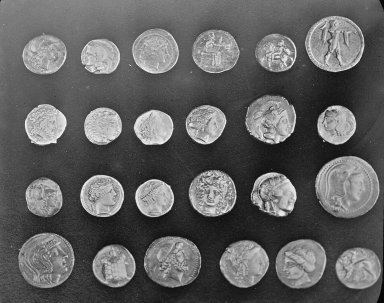
#> input picture skimage.data.coins(), 384 x 303 px
$ jupyter execute --allow-errors tp5.ipynb
#> lines starting #> are read from the running program, lines starting #| are printed output that depends on the picture; after the words box and inside, x2 and y2 are one past the last pixel; in counts of white or black regions, pixels touching at a corner belong together
# Trabajo Practico 5 Segmentación
Alumnos:
ARRIETA Nahuel
MOYANO Lucas

## 3. (*) Umbralización híbrida (combinación de Otsu + morfología). ¿Cómo mejorar la segmentación de objetos con ruido o regiones conectadas? Práctica sugerida: Aplicar Otsu, luego refinar con cv2.morphologyEx() (apertura o cierre).

[cell 1]
import cv2
import sklearn
import skimage
import matplotlib.pyplot as plt
import numpy as np
from scipy import ndimage as ndi

[cell 2]
image = skimage.data.coins()
#> image is the input picture: shape (303, 384); min 1, max 252, mean 96.9
plt.imshow(image, cmap='gray')
plt.title("Original Image")
plt.axis('off')
plt.show()

threshold = skimage.filters.threshold_otsu(image)
#> threshold = 107
binary = image > threshold  # binary is a 2D boolean array
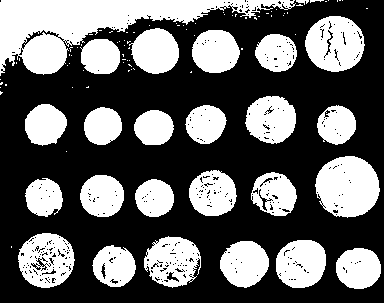
#> binary: shape (303, 384) bool; 38.8% white; 96 white regions (70 under 20 px), largest, box (x1, y1, x2, y2) and area: (0, 0, 296, 76) 8792, (315, 156, 380, 218) 3062, (305, 16, 365, 72) 2459

# Display
plt.imshow(binary, cmap='gray')  # 'gray' colormap for binary images
plt.title("Otsu Threshold Result")
plt.axis('off')
plt.show()

# Define kernel
kernel = np.ones((5, 5), np.uint8)

morphed = cv2.morphologyEx((binary * 255).astype(np.uint8), cv2.MORPH_CLOSE, kernel)
#> morphed: shape (303, 384); 41% white; 33 white regions (11 under 20 px), largest, box (x1, y1, x2, y2) and area: (0, 0, 329, 95) 12901, (315, 156, 380, 218) 3118, (305, 16, 365, 72) 2606
# Display the result of morphological operation
plt.imshow(morphed, cmap='gray')
plt.title("Morphological Operation (close) Result")
plt.axis('off')
plt.show()

## 4. (*) Segmentación por detección de bordes. ¿Cómo se puede usar la información de bordes para segmentar una imagen? Práctica sugerida: Detectar bordes con cv2.Canny() o skimage.filters.sobel, luego aplicar umbral y cerrar regiones con morfología.

[cell 3]
grey_dog = cv2.imread('img/blackDog2.png', cv2.IMREAD_GRAYSCALE)
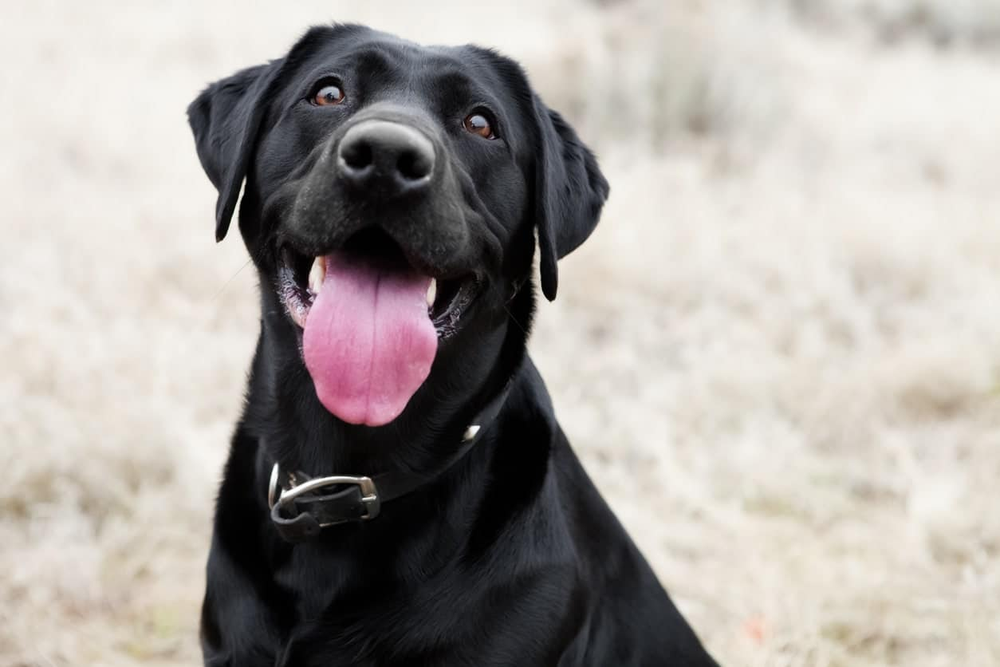
#> input picture TP 5/code/img/blackDog2.png, 1000 x 667 px, shrunk from 1254 x 836 before the run
#> grey_dog: shape (667, 1000); min 0, max 255, mean 163.6

# Display the original image
plt.imshow(grey_dog, cmap='gray')
plt.title("Original Image")
plt.axis('off')
plt.show()

canny_dog = cv2.Canny(grey_dog, 10, 100)
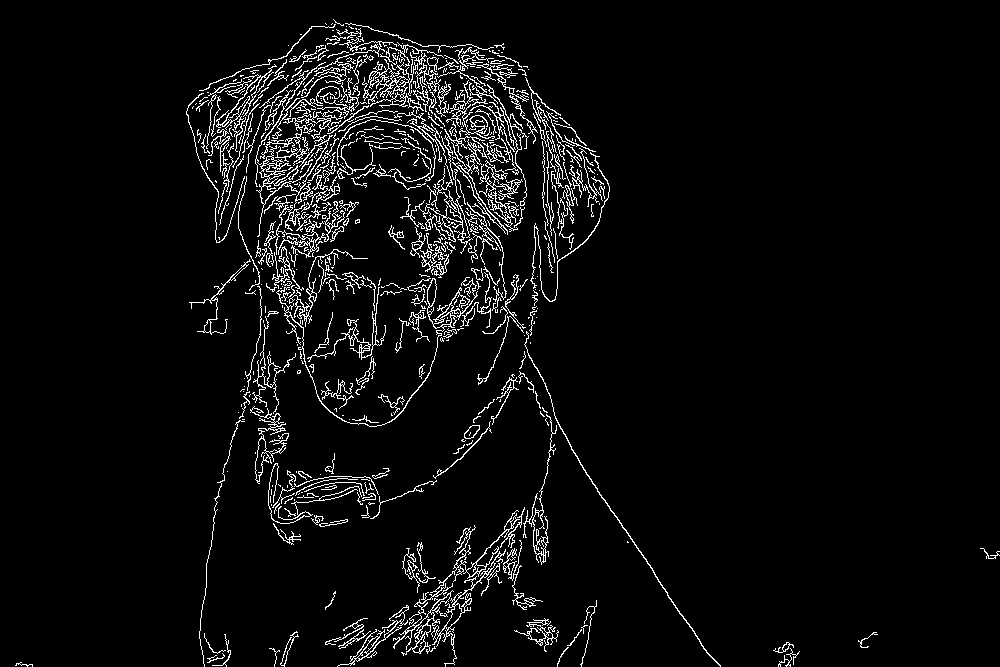
#> canny_dog: shape (667, 1000); 4.8% white in thin lines or dots
# Display the Canny edge detection result
plt.imshow(canny_dog, cmap='gray')
plt.title("Canny Edge Detection Result")
plt.axis('off')
plt.show()


# Apply morphological operations
kernel_dog = np.ones((125, 125), np.uint8)
morphed_dog = cv2.morphologyEx(canny_dog, cv2.MORPH_CLOSE, kernel_dog)
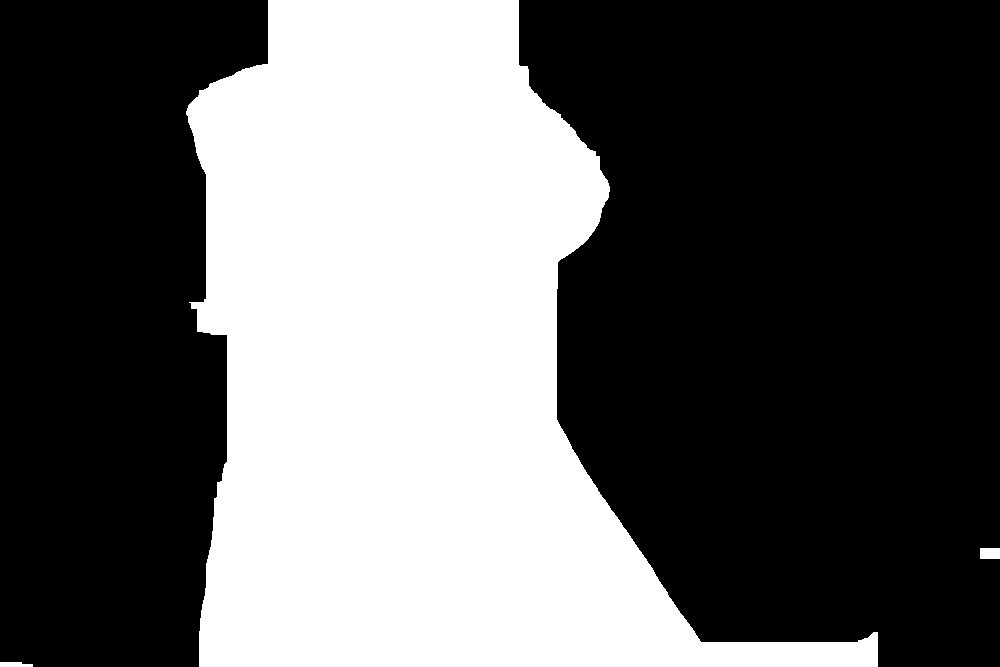
#> morphed_dog: shape (667, 1000); 38% white; 3 white regions, box (x1, y1, x2, y2) and area: (186, 0, 878, 667) 253001, (980, 548, 1000, 559) 220, (0, 662, 33, 667) 143
# Display the result of morphological operation
plt.imshow(morphed_dog, cmap='gray')
plt.title("Closing Operation Result")
plt.axis('off')
plt.show()

## 8. (*) Segmentación basada en regiones (crecimiento o split-merge). ¿Cómo se puede segmentar una imagen expandiendo regiones homogéneas? Práctica sugerida: Usar skimage.segmentation.flood() o flood fill() para realizar crecimiento de regiones desde semillas.

[cell 4]
# we load img with skimage
image = skimage.io.imread('img/img_grises2.png', as_gray=True)
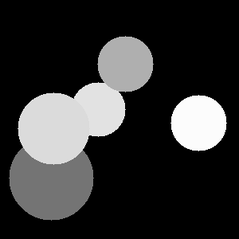
#> input picture TP 5/code/img/img_grises2.png, 239 x 239 px, shrunk from 300 x 300 before the run
#> image is the input picture: shape (239, 239); min 0, max 255, mean 50.3
# Show it
plt.imshow(image, cmap='gray')
plt.title("Original Image")
plt.show()

seed = (250, 50)  # Initial seed point

#> (the rest of this cell did not finish here and is left out)

## 10. (*) Segmentación por combinación de técnicas (pipeline) Pregunta: ¿Qué beneficios tiene combinar varias técnicas de segmentación en un mismo flujo de procesamiento? Práctica sugerida: Aplicar primero Canny + morfología para generar una máscara, luego segmentar con Watershed o K-means sobre la región recortada.

[cell 5]
image = skimage.data.coins()

# Show it
plt.imshow(image, cmap='gray')
plt.title("Original Image")
plt.axis('off')
plt.show()

# apply canny
canny = cv2.Canny(image, 100, 200)
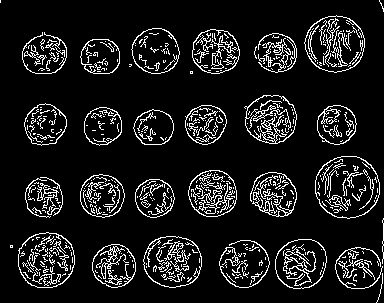
#> canny: shape (303, 384); 10.4% white in thin lines or dots
# Display the Canny edge detection result
plt.imshow(canny, cmap='gray')
plt.title("Canny Edge Detection Result")
plt.axis('off')
plt.show()

# apply morphology
kernel = np.ones((12, 12), np.uint8)
morphed = cv2.morphologyEx(canny, cv2.MORPH_CLOSE, kernel)
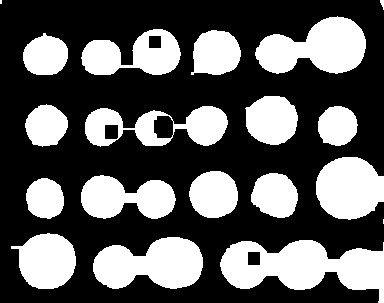
#> morphed: shape (303, 384); 35.7% white; 19 white regions (2 under 20 px), largest, box (x1, y1, x2, y2) and area: (220, 240, 384, 303) 5912, (255, 16, 366, 74) 4166, (93, 237, 203, 289) 4124
# Display the result of morphological operation
plt.imshow(morphed, cmap='gray')
plt.title("Morphological Operation Result")
plt.axis('off')
plt.show()

# apply open operation
morphed_open = cv2.morphologyEx(morphed, cv2.MORPH_OPEN, kernel)
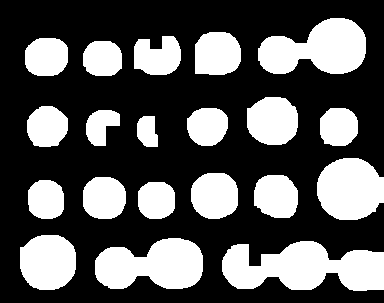
#> morphed_open: shape (303, 384); 34.3% white; 20 white regions, largest, box (x1, y1, x2, y2) and area: (222, 241, 384, 291) 5592, (258, 18, 366, 74) 4127, (95, 238, 203, 289) 4081
# Display the result of morphological open operation
plt.imshow(morphed_open, cmap='gray')
plt.title("Morphological Open Operation Result")
plt.axis('off')
plt.show()

# apply watershed
distance = ndi.distance_transform_edt(morphed_open)
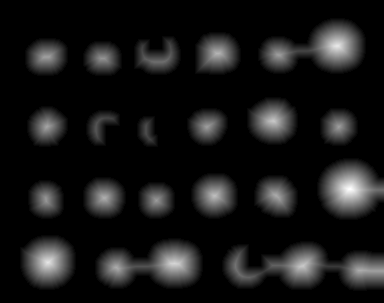
#> distance: shape (303, 384) float64; min 0, max 31, mean 2.8; drawn with min black and max white
# Get coordinates of local maxima
coordinates = skimage.feature.peak_local_max(distance, labels=morphed_open)
#> coordinates = 192 pairs, first value 43 to 277, second value 43 to 382
# Create a mask of local maxima
local_max = np.zeros_like(distance, dtype=bool)
local_max[tuple(coordinates.T)] = True
markers = ndi.label(local_max)[0]
labels = skimage.segmentation.watershed(-distance, markers, mask=morphed_open)
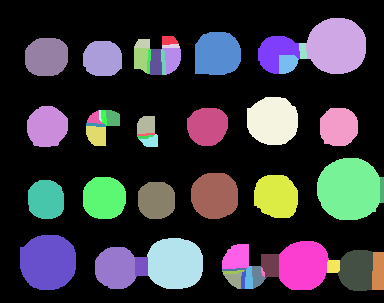
#> labels: shape (303, 384) int32; 54 distinct labels, from 0 to 53; one colour per label, 0 black
# Display the result of watershed
plt.imshow(labels, cmap='nipy_spectral')
plt.title("Watershed Result")
plt.axis('off')
plt.show()
